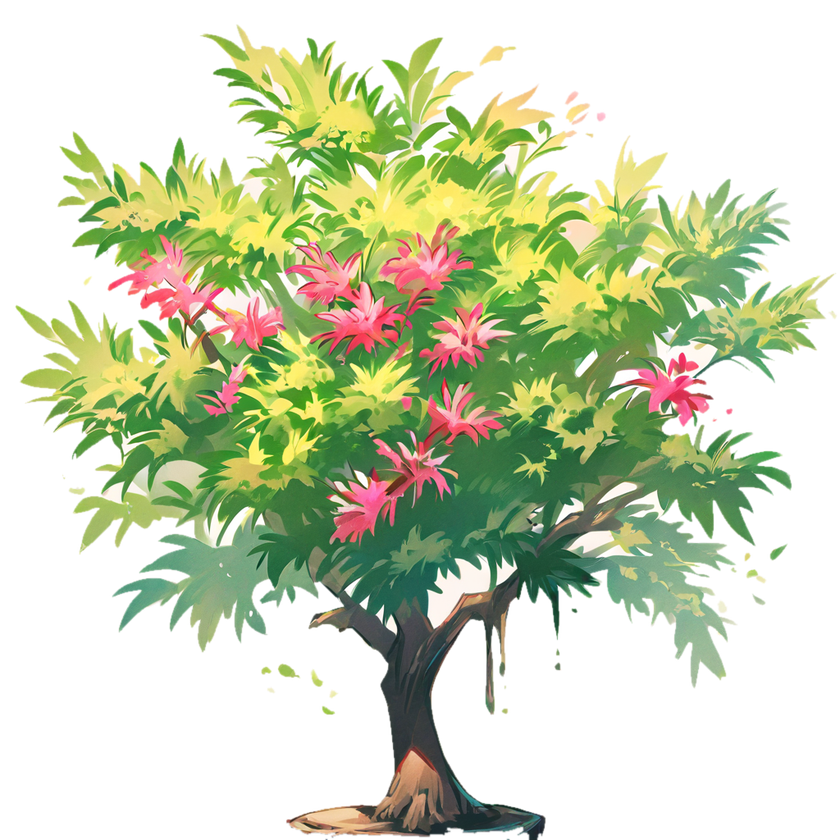
#> input picture tools/pie-island/cut/bush.png, 840 x 840 px, shrunk from 1024 x 1024 before the run
$ python cutout.py cut/bush.png cut/flowers.png 5
#> lines starting #> are read from the running program, lines starting #| are printed output that depends on the picture; after the words box and inside, x2 and y2 are one past the last pixel; in counts of white or black regions, pixels touching at a corner belong together
#!/usr/bin/env python3
"""設定圖去背（給 Hunyuan3D）：從畫面邊框往內做容差填色，把米白／白底換成透明。
用法：python3 cutout.py <輸入.png> <輸出.png> [容差 40]
Hunyuan 內建的 rembg 會把米白底上的淺色樹葉一起去掉，所以先在本機去背，輸出含透明度的 PNG。"""
import sys
from PIL import Image, ImageDraw, ImageFilter, ImageChops

src, dst = sys.argv[1:3]
tol = int(sys.argv[3]) if len(sys.argv) > 3 else 40
im = Image.open(src).convert('RGB')
w, h = im.size
key = (255, 0, 255)
work = im.copy()
step = max(8, w // 64)
seeds = [(x, 0) for x in range(0, w, step)] + [(x, h - 1) for x in range(0, w, step)] + [(0, y) for y in range(0, h, step)] + [(w - 1, y) for y in range(0, h, step)]
for sx, sy in seeds:
    if work.getpixel((sx, sy)) != key:
        ImageDraw.floodfill(work, (sx, sy), key, thresh=tol)
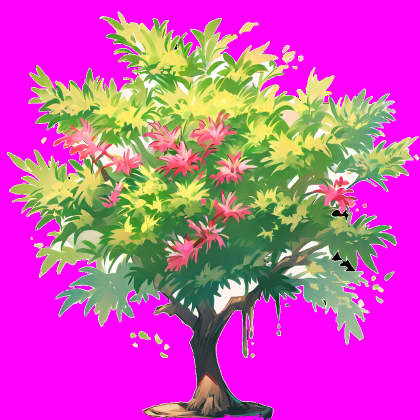
#> work: PIL image 840x840 RGB (shown at 1/2 size); mean R, G, B 202.4, 83, 180.4
# 透明度：填到洋紅色的地方是背景
r, g, b = work.split()
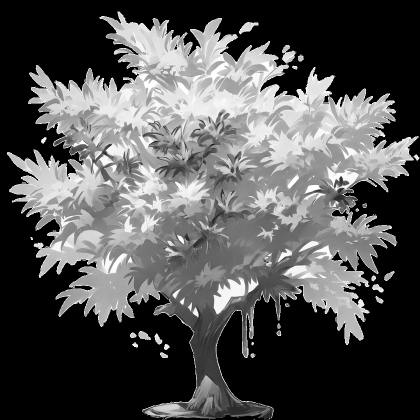
#> g: PIL image 840x840 L (shown at 1/2 size); min 0, max 255, mean 83
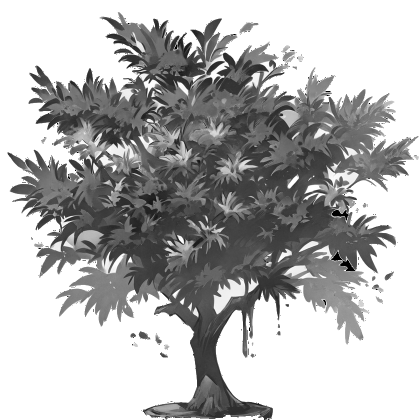
#> b: PIL image 840x840 L (shown at 1/2 size); min 0, max 255, mean 180.4
mask = Image.merge('RGB', (r, g, b)).point(lambda v: v)
bg = Image.new('RGB', im.size, key)
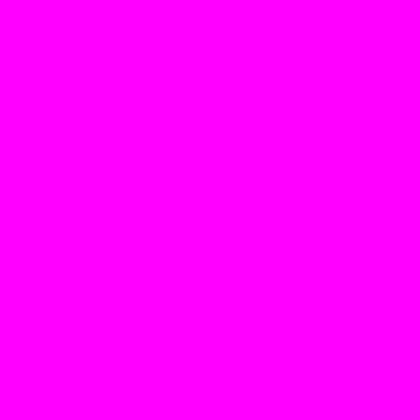
#> bg: PIL image 840x840 RGB (shown at 1/2 size); mean R, G, B 255, 0, 255
diff = ImageChops.difference(work, bg).convert('L').point(lambda v: 255 if v > 8 else 0)
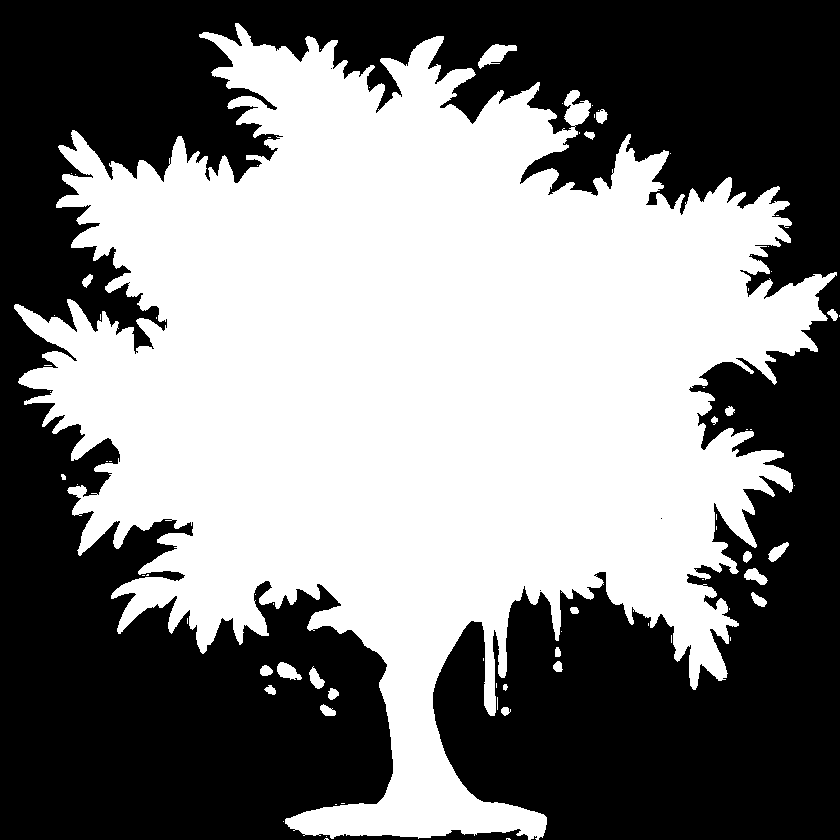
#> diff: PIL image 840x840 L; 49.9% white; 76 white regions (52 under 20 px), largest, box (x1, y1, x2, y2) and area: (14, 23, 837, 840) 348863, (478, 44, 517, 69) 468, (277, 662, 302, 680) 280
alpha = diff.filter(ImageFilter.MinFilter(3)).filter(ImageFilter.GaussianBlur(0.8))
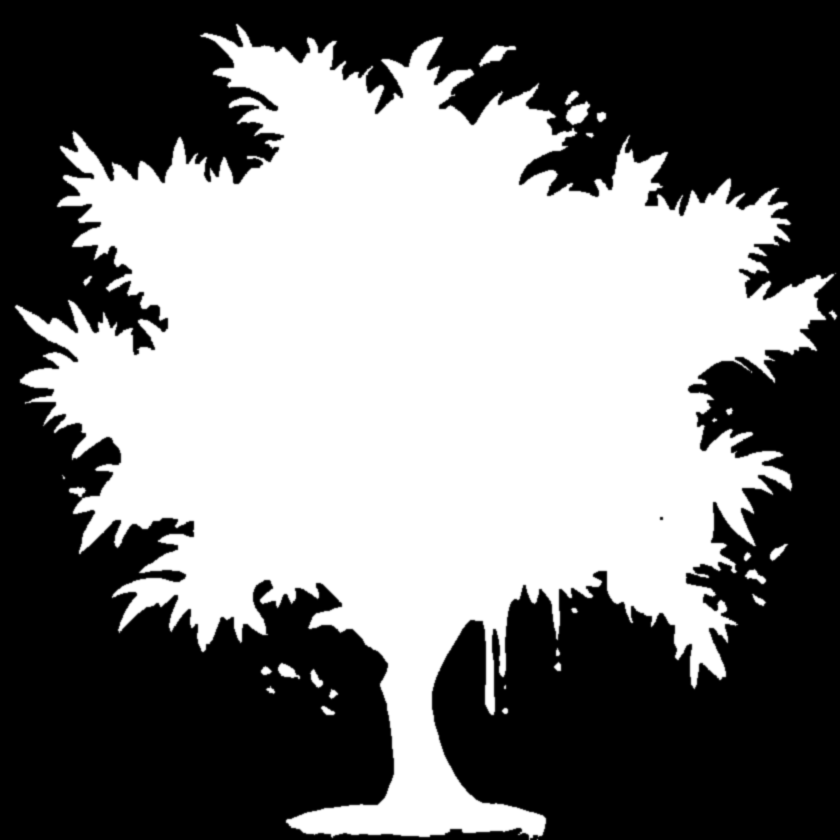
#> alpha: PIL image 840x840 L; min 0, max 255, mean 122.2
out = im.convert('RGBA'); out.putalpha(alpha)
bbox = alpha.point(lambda v: 255 if v > 32 else 0).getbbox()
#> bbox = (14, 23, 838, 840)
cover = 0 if not bbox else (bbox[2] - bbox[0]) * (bbox[3] - bbox[1]) / (w * h)
#> cover = 0.954
out.save(dst)
print(dst, 'bbox', bbox, f'cover {cover:.2f}', f'opaque {sum(alpha.point(lambda v: 1 if v > 128 else 0).getdata()) / (w * h):.2f}')
#| cut/flowers.png bbox (14, 23, 838, 840) cover 0.95 opaque 0.48

$ run again, on tools/pie-island/cut/lotus.png
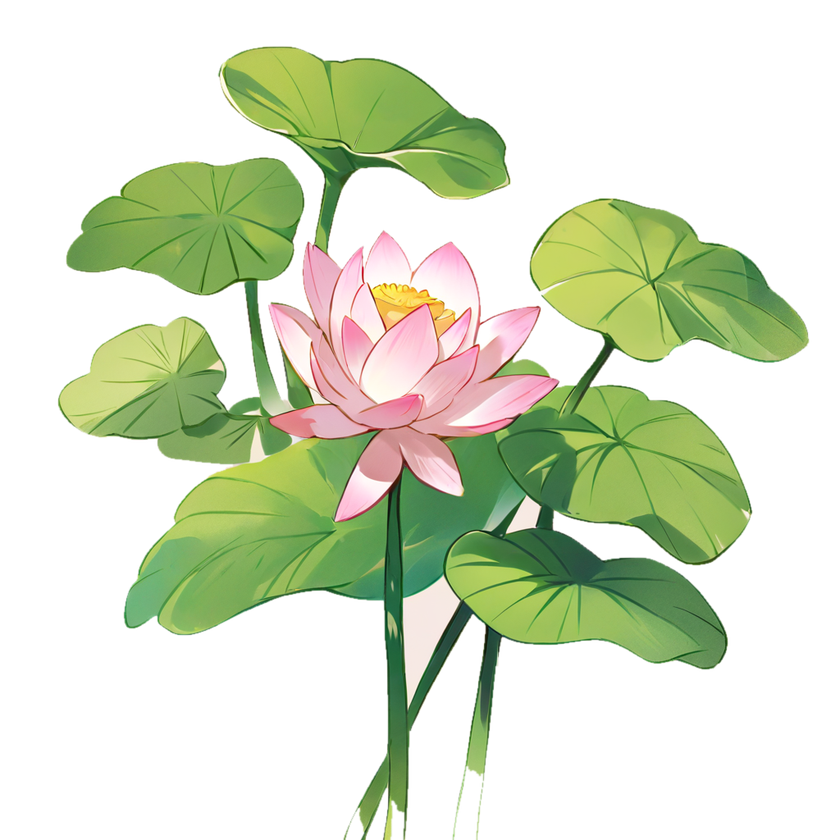
#> input picture tools/pie-island/cut/lotus.png, 840 x 840 px, shrunk from 1024 x 1024 before the run
#> after the loop `for sx, sy in seeds:`:
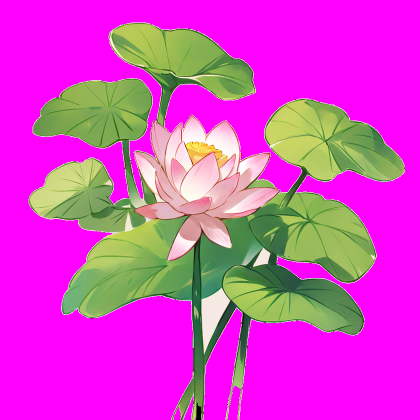
#> work: PIL image 840x840 RGB (shown at 1/2 size); mean R, G, B 213, 67.3, 196.9
#> diff: PIL image 840x840 L; 39.3% white; 31 white regions (30 under 20 px), largest, box (x1, y1, x2, y2) and area: (57, 45, 810, 840) 277027
#> `alpha = diff.filter(ImageFilter.MinFilter(3)).filter(ImageFilter.Gauss..`:
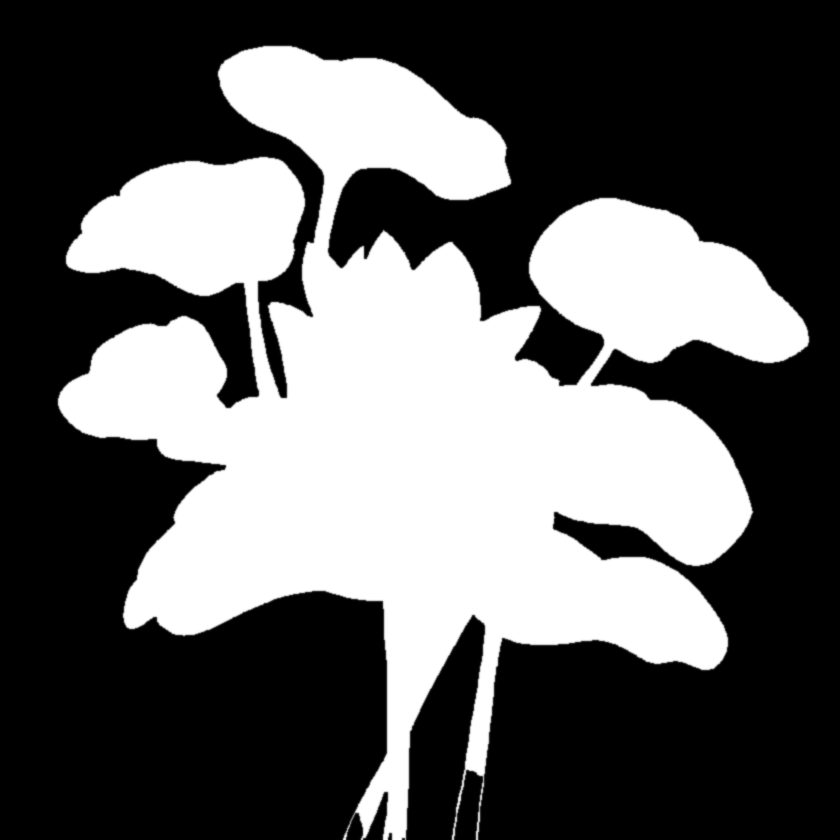
#> alpha: PIL image 840x840 L; min 0, max 255, mean 97.2
#> bbox = (57, 45, 810, 840)
#> cover = 0.848
#| cut/lotus.png bbox (57, 45, 810, 840) cover 0.85 opaque 0.38

$ run again, on tools/pie-island/cut/palm_a.png
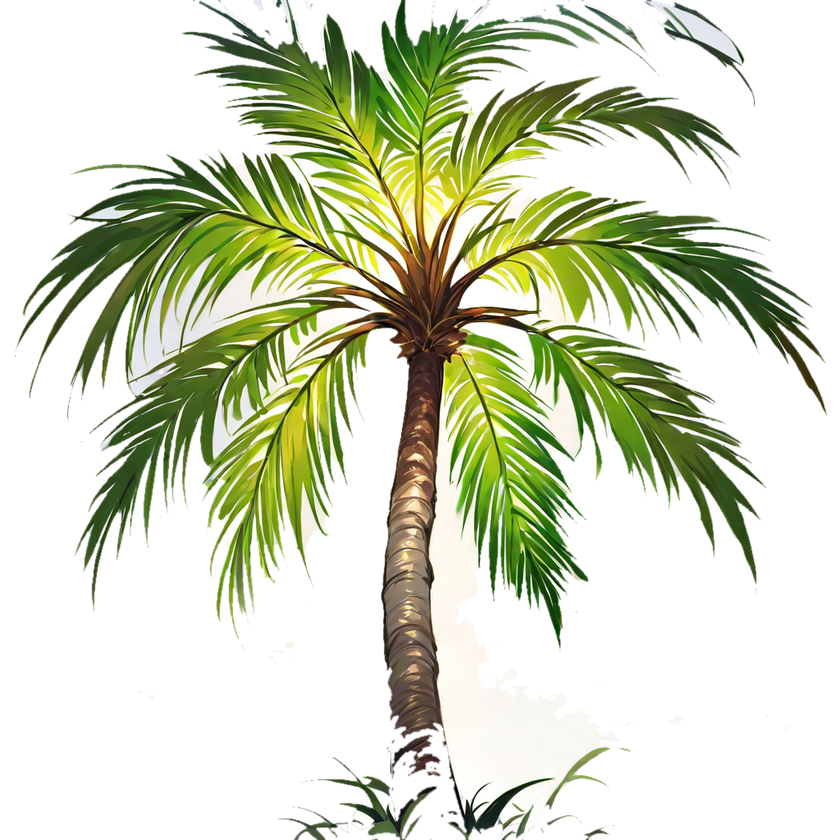
#> input picture tools/pie-island/cut/palm_a.png, 840 x 840 px, shrunk from 1024 x 1024 before the run
#> `diff = ImageChops.difference(work, bg).convert('L').point(lambda v: 25..`:
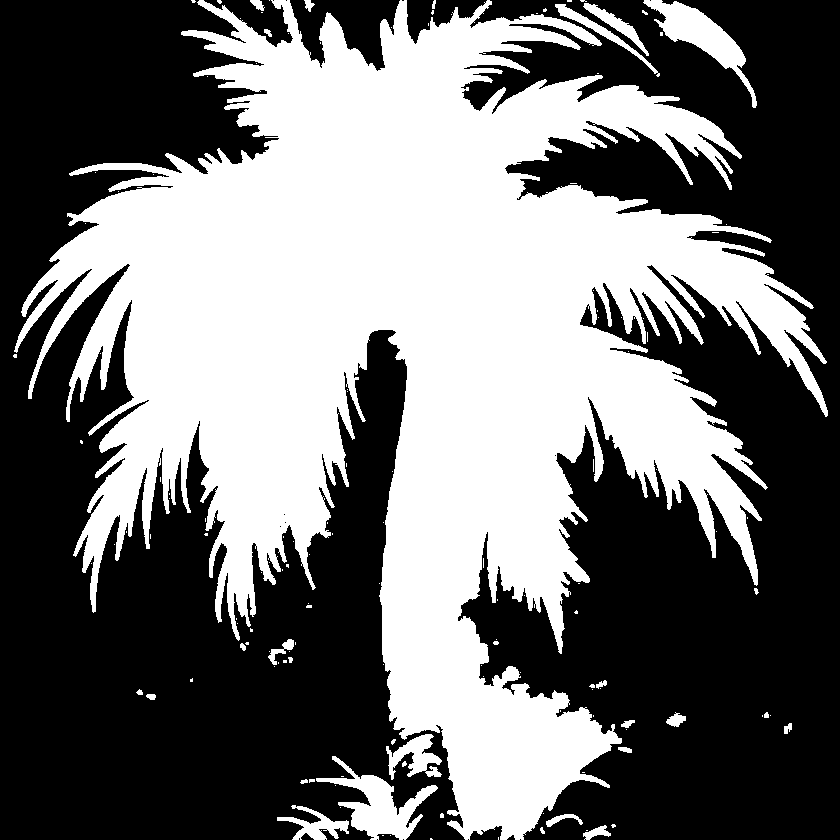
#> diff: PIL image 840x840 L; 44.4% white; 139 white regions (110 under 20 px), largest, box (x1, y1, x2, y2) and area: (14, 0, 828, 840) 301134, (316, 756, 438, 840) 3418, (643, 0, 757, 108) 3148
#> `out.putalpha(alpha)`:
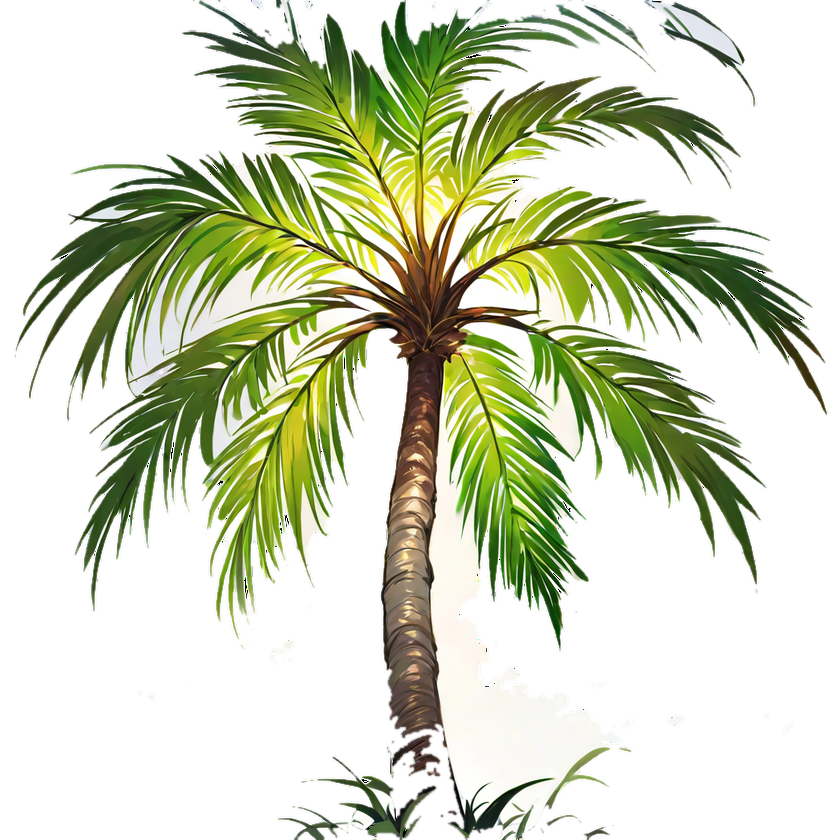
#> out: PIL image 840x840 RGBA; mean R, G, B, A 63.7, 69.7, 44.7, 104.9; transparent parts drawn white
#> bbox = (14, 0, 828, 840)
#> cover = 0.969
#| cut/palm_a.png bbox (14, 0, 828, 840) cover 0.97 opaque 0.41
